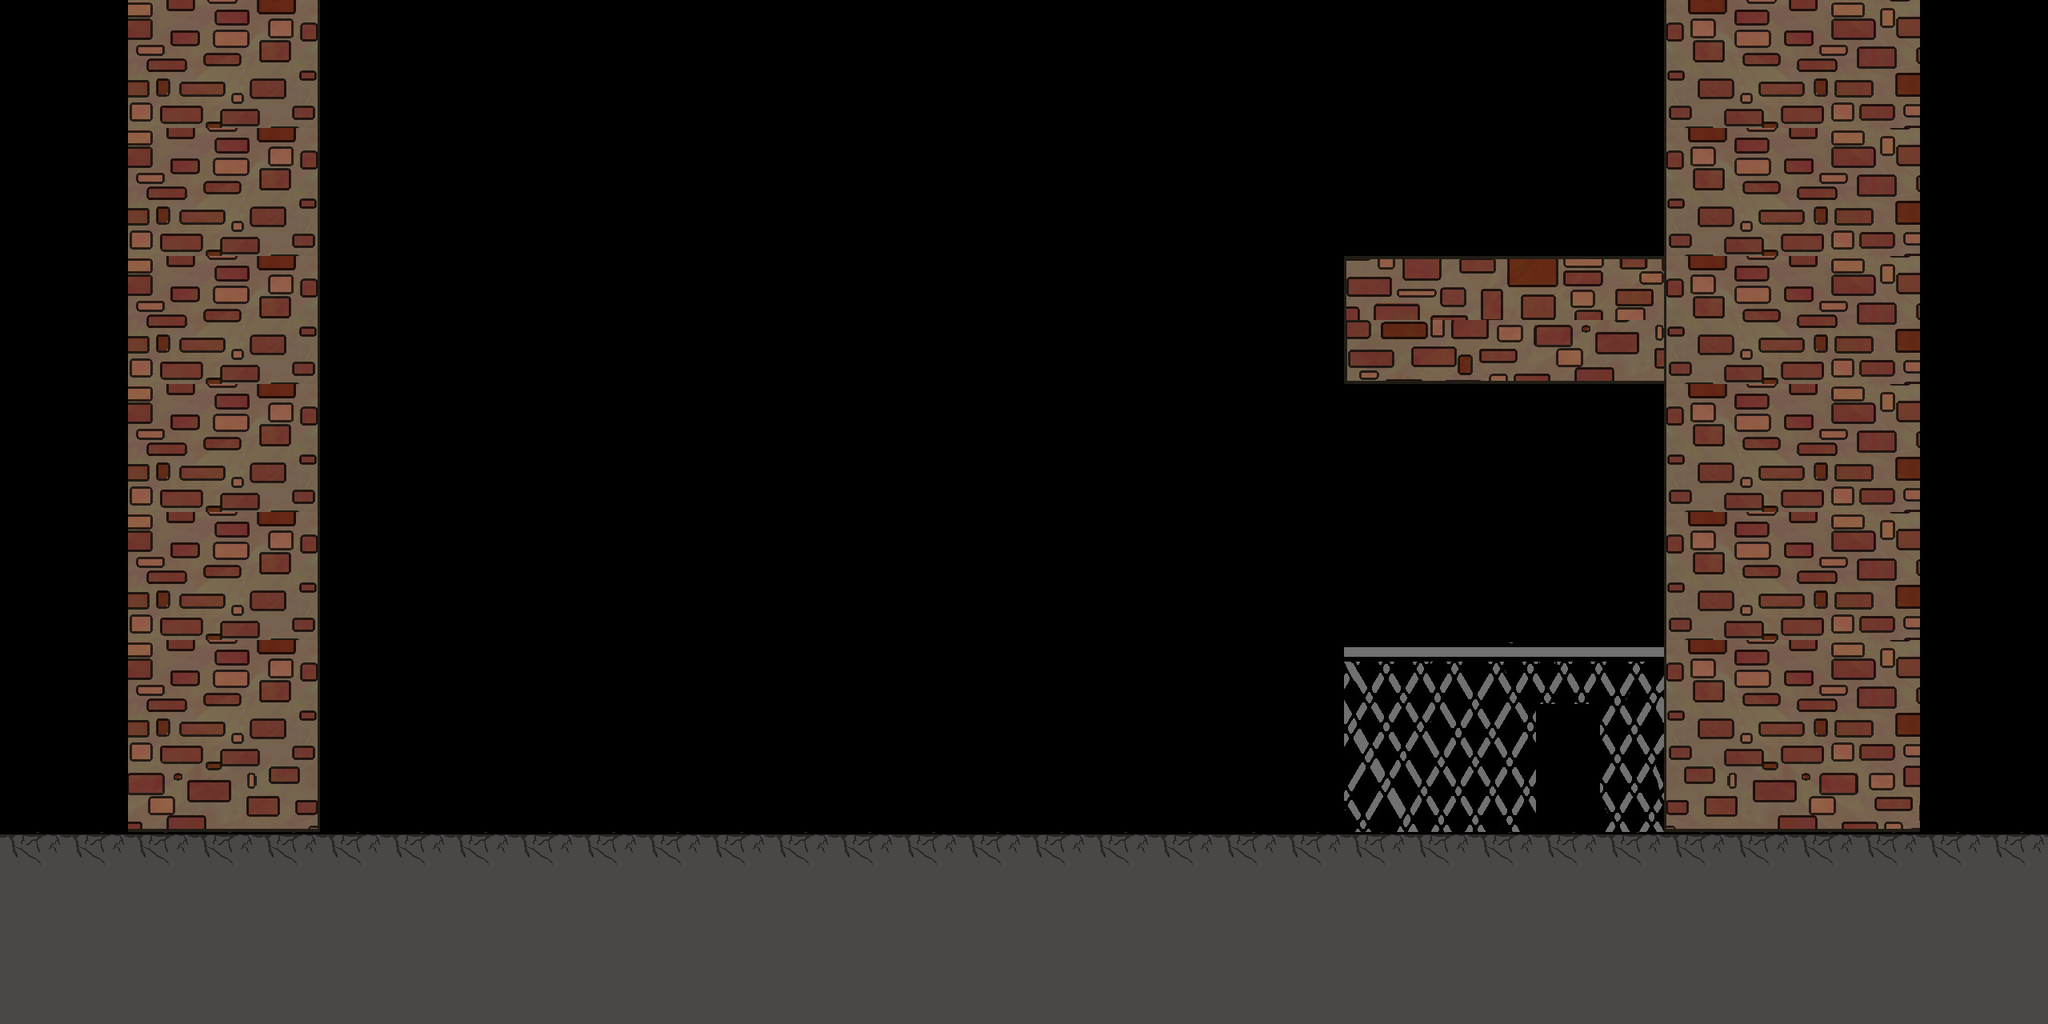

The image is a tile-based game level rendered from a .tmx file. Its description and complete source (layers, tilesets, objects, tile grids) follow:
An orthogonal 32x16 tile map with 80x80 px tiles, 1 tile layer (Tile Layer 1).

<map version="1.10" tiledversion="1.11.0" orientation="orthogonal" renderorder="right-down" width="32" height="16" tilewidth="80" tileheight="80" infinite="0" nextlayerid="2" nextobjectid="1">
 <tileset firstgid="1" source="mainTileset.tsx" />
 <layer id="1" name="Tile Layer 1" width="32" height="16">
  <data encoding="csv">
0,0,30,31,32,0,0,0,0,0,0,0,0,0,0,0,0,0,0,0,0,0,0,0,0,0,34,35,36,37,0,0,
0,0,50,51,52,0,0,0,0,0,0,0,0,0,0,0,0,0,0,0,0,0,0,0,0,0,54,55,56,57,0,0,
0,0,30,31,32,0,0,0,0,0,0,0,0,0,0,0,0,0,0,0,0,0,0,0,0,0,34,35,36,37,0,0,
0,0,50,51,52,0,0,0,0,0,0,0,0,0,0,0,0,0,0,0,0,0,0,0,0,0,54,55,56,57,0,0,
0,0,30,31,32,0,0,0,0,0,0,0,0,0,0,0,0,0,0,0,0,7,8,9,10,11,34,35,36,37,0,0,
0,0,50,51,52,0,0,0,0,0,0,0,0,0,0,0,0,0,0,0,0,67,68,69,70,71,54,55,56,57,0,0,
0,0,30,31,32,0,0,0,0,0,0,0,0,0,0,0,0,0,0,0,0,0,0,0,0,0,34,35,36,37,0,0,
0,0,50,51,52,0,0,0,0,0,0,0,0,0,0,0,0,0,0,0,0,0,0,0,0,0,54,55,56,57,0,0,
0,0,30,31,32,0,0,0,0,0,0,0,0,0,0,0,0,0,0,0,0,0,0,0,0,0,34,35,36,37,0,0,
0,0,50,51,52,0,0,0,0,0,0,0,0,0,0,0,0,0,0,0,0,0,0,0,0,0,54,55,56,57,0,0,
0,0,30,31,32,0,0,0,0,0,0,0,0,0,0,0,0,0,0,0,0,1,2,3,4,5,34,35,36,37,0,0,
0,0,50,51,52,0,0,0,0,0,0,0,0,0,0,0,0,0,0,0,0,21,22,23,0,25,54,55,56,57,0,0,
0,0,70,71,72,0,0,0,0,0,0,0,0,0,0,0,0,0,0,0,0,41,42,43,0,45,74,75,76,77,0,0,
117,117,117,117,117,117,117,117,117,117,117,117,117,117,117,117,117,117,117,117,117,117,117,117,117,117,117,117,117,117,117,117,
118,118,118,118,118,118,118,118,118,118,118,118,118,118,118,118,118,118,118,118,118,118,118,118,118,118,118,118,118,118,118,118,
118,118,118,118,118,118,118,118,118,118,118,118,118,118,118,118,118,118,118,118,118,118,118,118,118,118,118,118,118,118,118,118
</data>
 </layer>
</map>
